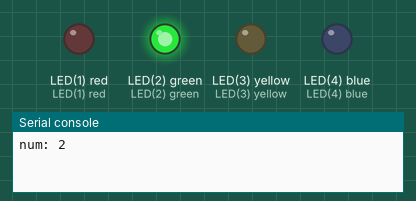
A program run on a simulated pyboard running MicroPython. Shown: output pins drawn as LEDs (lit = HIGH), the last lines printed to the serial console. Random numbers come from a fixed seed.

Above: at 0.1 s.
At 4.1 s:
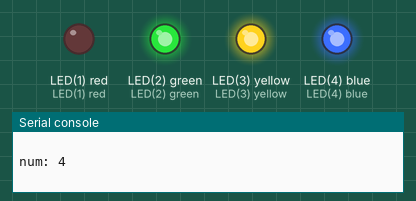
At 10.1 s:
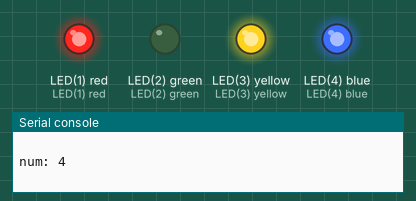
At 19.1 s:
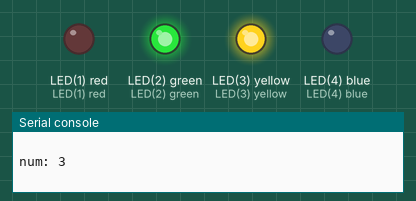
At 29.1 s:
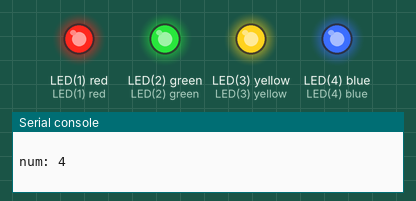
At 39.1 s:
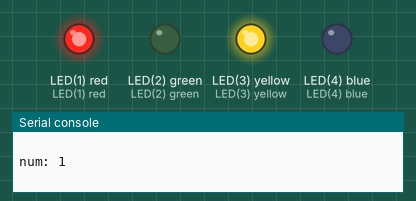
Timing chart, 0 to 40.0 s (numbered marks = the images above):
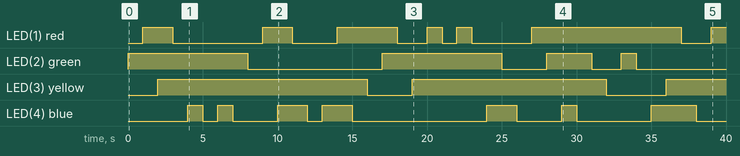

The program:

led2fix.py
```python
from pyb import LED
from pyb import delay
from random import randint

led_red = LED(1)
led_green = LED(2)
led_orange = LED(3)
led_blue = LED(4)

leds = [led_red,led_green,led_orange,led_blue]

for i in range(1000):
    num = randint(1,4)
    print("num: "+str(num)+"\n")
    leds[num-1].toggle()
    delay(1000)

[led.off() for led in leds]
```

Measured:
- by itself, LED(1) red: LOW → HIGH at 1.0 s, → LOW 2.0 s later, → HIGH 6.0 s later, → LOW 2.0 s later, … (13 changes in this stretch)
- by itself, LED(2) green: LOW → HIGH at 0.00 s, → LOW 8.0 s later, → HIGH 9.0 s later, → LOW 8.0 s later, … (8 changes in this stretch)
- by itself, LED(3) yellow: goes HIGH 14.0 s, LOW 3.0 s, HIGH 13.0 s, LOW 4.0 s, then HIGH
- by itself, LED(4) blue: LOW → HIGH at 4.0 s, → LOW 1.0 s later, → HIGH 1.0 s later, → LOW 1.0 s later, … (14 changes in this stretch)
